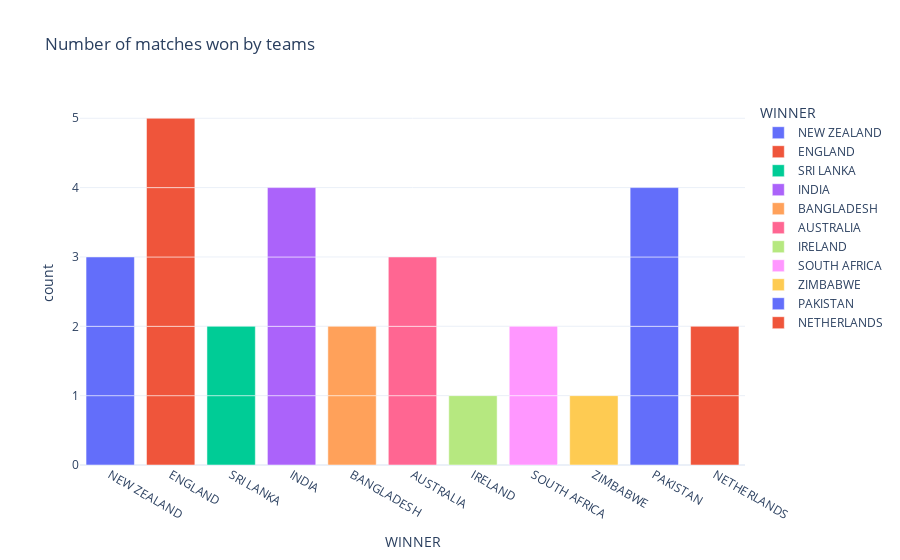

The notebook cell saved with this chart:
### Code cell
figure = px.bar(data, x=data['WINNER'], title='Number of matches won by teams', color='WINNER')
figure.show()

### Figure 1 — Plotly figure (JSON) as saved in the notebook; plotly's stock layout.template omitted (floating-point values rounded to 4 significant figures)
{"data": [{"alignmentgroup": "True", "hovertemplate": "WINNER=%{x}<br>count=%{y}<extra></extra>", "legendgroup": "NEW ZEALAND", "marker": {"color": "#636efa", "pattern": {"shape": ""}}, "name": "NEW ZEALAND", "offsetgroup": "NEW ZEALAND", "orientation": "v", "showlegend": true, "textposition": "auto", "type": "bar", "x": ["NEW ZEALAND", "NEW ZEALAND", "NEW ZEALAND"], "xaxis": "x", "y": [1, 1, 1], "yaxis": "y"}, {"alignmentgroup": "True", "hovertemplate": "WINNER=%{x}<br>count=%{y}<extra></extra>", "legendgroup": "ENGLAND", "marker": {"color": "#EF553B", "pattern": {"shape": ""}}, "name": "ENGLAND", "offsetgroup": "ENGLAND", "orientation": "v", "showlegend": true, "textposition": "auto", "type": "bar", "x": ["ENGLAND", "ENGLAND", "ENGLAND", "ENGLAND", "ENGLAND"], "xaxis": "x", "y": [1, 1, 1, 1, 1], "yaxis": "y"}, {"alignmentgroup": "True", "hovertemplate": "WINNER=%{x}<br>count=%{y}<extra></extra>", "legendgroup": "SRI LANKA", "marker": {"color": "#00cc96", "pattern": {"shape": ""}}, "name": "SRI LANKA", "offsetgroup": "SRI LANKA", "orientation": "v", "showlegend": true, "textposition": "auto", "type": "bar", "x": ["SRI LANKA", "SRI LANKA"], "xaxis": "x", "y": [1, 1], "yaxis": "y"}, {"alignmentgroup": "True", "hovertemplate": "WINNER=%{x}<br>count=%{y}<extra></extra>", "legendgroup": "INDIA", "marker": {"color": "#ab63fa", "pattern": {"shape": ""}}, "name": "INDIA", "offsetgroup": "INDIA", "orientation": "v", "showlegend": true, "textposition": "auto", "type": "bar", "x": ["INDIA", "INDIA", "INDIA", "INDIA"], "xaxis": "x", "y": [1, 1, 1, 1], "yaxis": "y"}, {"alignmentgroup": "True", "hovertemplate": "WINNER=%{x}<br>count=%{y}<extra></extra>", "legendgroup": "BANGLADESH", "marker": {"color": "#FFA15A", "pattern": {"shape": ""}}, "name": "BANGLADESH", "offsetgroup": "BANGLADESH", "orientation": "v", "showlegend": true, "textposition": "auto", "type": "bar", "x": ["BANGLADESH", "BANGLADESH"], "xaxis": "x", "y": [1, 1], "yaxis": "y"}, {"alignmentgroup": "True", "hovertemplate": "WINNER=%{x}<br>count=%{y}<extra></extra>", "legendgroup": "AUSTRALIA", "marker": {"color": "#FF6692", "pattern": {"shape": ""}}, "name": "AUSTRALIA", "offsetgroup": "AUSTRALIA", "orientation": "v", "showlegend": true, "textposition": "auto", "type": "bar", "x": ["AUSTRALIA", "AUSTRALIA", "AUSTRALIA"], "xaxis": "x", "y": [1, 1, 1], "yaxis": "y"}, {"alignmentgroup": "True", "hovertemplate": "WINNER=%{x}<br>count=%{y}<extra></extra>", "legendgroup": "IRELAND", "marker": {"color": "#B6E880", "pattern": {"shape": ""}}, "name": "IRELAND", "offsetgroup": "IRELAND", "orientation": "v", "showlegend": true, "textposition": "auto", "type": "bar", "x": ["IRELAND"], "xaxis": "x", "y": [1], "yaxis": "y"}, {"alignmentgroup": "True", "hovertemplate": "WINNER=%{x}<br>count=%{y}<extra></extra>", "legendgroup": "SOUTH AFRICA", "marker": {"color": "#FF97FF", "pattern": {"shape": ""}}, "name": "SOUTH AFRICA", "offsetgroup": "SOUTH AFRICA", "orientation": "v", "showlegend": true, "textposition": "auto", "type": "bar", "x": ["SOUTH AFRICA", "SOUTH AFRICA"], "xaxis": "x", "y": [1, 1], "yaxis": "y"}, {"alignmentgroup": "True", "hovertemplate": "WINNER=%{x}<br>count=%{y}<extra></extra>", "legendgroup": "ZIMBABWE", "marker": {"color": "#FECB52", "pattern": {"shape": ""}}, "name": "ZIMBABWE", "offsetgroup": "ZIMBABWE", "orientation": "v", "showlegend": true, "textposition": "auto", "type": "bar", "x": ["ZIMBABWE"], "xaxis": "x", "y": [1], "yaxis": "y"}, {"alignmentgroup": "True", "hovertemplate": "WINNER=%{x}<br>count=%{y}<extra></extra>", "legendgroup": "PAKISTAN", "marker": {"color": "#636efa", "pattern": {"shape": ""}}, "name": "PAKISTAN", "offsetgroup": "PAKISTAN", "orientation": "v", "showlegend": true, "textposition": "auto", "type": "bar", "x": ["PAKISTAN", "PAKISTAN", "PAKISTAN", "PAKISTAN"], "xaxis": "x", "y": [1, 1, 1, 1], "yaxis": "y"}, {"alignmentgroup": "True", "hovertemplate": "WINNER=%{x}<br>count=%{y}<extra></extra>", "legendgroup": "NETHERLANDS", "marker": {"color": "#EF553B", "pattern": {"shape": ""}}, "name": "NETHERLANDS", "offsetgroup": "NETHERLANDS", "orientation": "v", "showlegend": true, "textposition": "auto", "type": "bar", "x": ["NETHERLANDS", "NETHERLANDS"], "xaxis": "x", "y": [1, 1], "yaxis": "y"}], "layout": {"barmode": "relative", "legend": {"title": {"text": "WINNER"}, "tracegroupgap": 0}, "title": {"text": "Number of matches won by teams"}, "xaxis": {"anchor": "y", "categoryarray": ["NEW ZEALAND", "ENGLAND", "SRI LANKA", "INDIA", "BANGLADESH", null, "AUSTRALIA", "IRELAND", "SOUTH AFRICA", "ZIMBABWE", "PAKISTAN", "NETHERLANDS"], "categoryorder": "array", "domain": [0, 1], "title": {"text": "WINNER"}}, "yaxis": {"anchor": "x", "domain": [0, 1], "title": {"text": "count"}}}}
